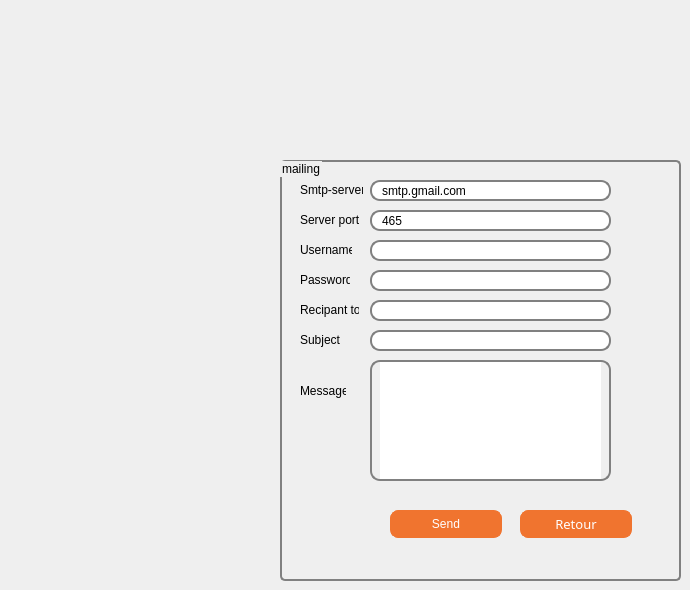
   <widget class="QWidget" name="tab_3">
    <attribute name="title">
     <string>Mailing</string>
    </attribute>
    <widget class="QGroupBox" name="groupBox">
     <property name="geometry">
      <rect>
       <x>280</x>
       <y>160</y>
       <width>401</width>
       <height>421</height>
      </rect>
     </property>
     <property name="styleSheet">
      <string notr="true"> QGroupBox {
  
     border: 2px solid gray;
     border-radius: 5px;
     margin-top: 1ex; /* leave space at the top for the title */
 }
 QLineEdit {
     border: 2px solid gray;
     border-radius: 10px;
     padding: 0 8px;
 
 }</string>
     </property>
     <property name="title">
      <string>mailing</string>
     </property>
     <widget class="QLineEdit" name="server">
      <property name="geometry">
       <rect>
        <x>90</x>
        <y>20</y>
        <width>241</width>
        <height>21</height>
       </rect>
      </property>
      <property name="text">
       <string>smtp.gmail.com</string>
      </property>
     </widget>
     <widget class="QLineEdit" name="port">
      <property name="geometry">
       <rect>
        <x>90</x>
        <y>50</y>
        <width>241</width>
        <height>21</height>
       </rect>
      </property>
      <property name="text">
       <string>465</string>
      </property>
     </widget>
     <widget class="QLineEdit" name="uname">
      <property name="geometry">
       <rect>
        <x>90</x>
        <y>80</y>
        <width>241</width>
        <height>21</height>
       </rect>
      </property>
     </widget>
     <widget class="QLabel" name="label_9">
      <property name="geometry">
       <rect>
        <x>20</x>
        <y>20</y>
        <width>63</width>
        <height>20</height>
       </rect>
      </property>
      <property name="text">
       <string>Smtp-server:</string>
      </property>
     </widget>
     <widget class="QLabel" name="label_8">
      <property name="geometry">
       <rect>
        <x>20</x>
        <y>50</y>
        <width>59</width>
        <height>20</height>
       </rect>
      </property>
      <property name="text">
       <string>Server port:</string>
      </property>
     </widget>
     <widget class="QLabel" name="label_7">
      <property name="geometry">
       <rect>
        <x>20</x>
        <y>80</y>
        <width>52</width>
        <height>20</height>
       </rect>
      </property>
      <property name="text">
       <string>Username:</string>
      </property>
     </widget>
     <widget class="QLineEdit" name="paswd">
      <property name="geometry">
       <rect>
        <x>90</x>
        <y>110</y>
        <width>241</width>
        <height>21</height>
       </rect>
      </property>
      <property name="inputMask">
       <string/>
      </property>
      <property name="echoMode">
       <enum>QLineEdit::Password</enum>
      </property>
     </widget>
     <widget class="QLineEdit" name="rcpt">
      <property name="geometry">
       <rect>
        <x>90</x>
        <y>140</y>
        <width>241</width>
        <height>21</height>
       </rect>
      </property>
     </widget>
     <widget class="QLineEdit" name="subject">
      <property name="geometry">
       <rect>
        <x>90</x>
        <y>170</y>
        <width>241</width>
        <height>21</height>
       </rect>
      </property>
     </widget>
     <widget class="QLabel" name="label_16">
      <property name="geometry">
       <rect>
        <x>20</x>
        <y>110</y>
        <width>50</width>
        <height>20</height>
       </rect>
      </property>
      <property name="text">
       <string>Password:</string>
      </property>
     </widget>
     <widget class="QLabel" name="label_17">
      <property name="geometry">
       <rect>
        <x>20</x>
        <y>140</y>
        <width>59</width>
        <height>20</height>
       </rect>
      </property>
      <property name="text">
       <string>Recipant to:</string>
      </property>
     </widget>
     <widget class="QLabel" name="label_18">
      <property name="geometry">
       <rect>
        <x>20</x>
        <y>170</y>
        <width>40</width>
        <height>20</height>
       </rect>
      </property>
      <property name="text">
       <string>Subject:</string>
      </property>
     </widget>
     <widget class="QLabel" name="label_27">
      <property name="geometry">
       <rect>
        <x>20</x>
        <y>220</y>
        <width>46</width>
        <height>22</height>
       </rect>
      </property>
      <property name="text">
       <string>Message:</string>
      </property>
     </widget>
     <widget class="QPlainTextEdit" name="msg">
      <property name="geometry">
       <rect>
        <x>90</x>
        <y>200</y>
        <width>241</width>
        <height>121</height>
       </rect>
      </property>
      <property name="styleSheet">
       <string notr="true">
     border: 2px solid gray;
     border-radius: 10px;
     padding: 0 8px;

</string>
      </property>
     </widget>
     <widget class="QPushButton" name="sendBtn">
      <property name="geometry">
       <rect>
        <x>110</x>
        <y>350</y>
        <width>112</width>
        <height>28</height>
       </rect>
      </property>
      <property name="styleSheet">
       <string notr="true">QPushButton {
	font: 10pt &quot;Tw Cen MT Condensed Extra Bold&quot;;

color: white;
background-color: #f0742f; 
border-width: 1px;
border-color: #f0742f;
border-style: solid;
border-radius: 8;
padding: 3px;
padding-left: 5px;
padding-right: 5px;
min-width: 100px;
max-width: 100px;
min-height: 20px;
max-height: 20px;
}

QPushButton:hover
{
color :black;
}</string>
      </property>
      <property name="text">
       <string>Send</string>
      </property>
     </widget>
     <widget class="QPushButton" name="retour2_2">
      <property name="geometry">
       <rect>
        <x>240</x>
        <y>350</y>
        <width>112</width>
        <height>28</height>
       </rect>
      </property>
      <property name="font">
       <font>
        <family>Tw Cen MT Condensed Extra Bold</family>
        <pointsize>10</pointsize>
        <weight>50</weight>
        <italic>false</italic>
        <bold>false</bold>
       </font>
      </property>
      <property name="styleSheet">
       <string notr="true">QPushButton {
	font: 10pt &quot;Tw Cen MT Condensed Extra Bold&quot;;

color: white;
background-color: #f0742f; 
border-width: 1px;
border-color: #f0742f;
border-style: solid;
border-radius: 8;
padding: 3px;
padding-left: 5px;
padding-right: 5px;
min-width: 100px;
max-width: 100px;
min-height: 20px;
max-height: 20px;
}

QPushButton:hover
{
color :black;
}</string>
      </property>
      <property name="text">
       <string>Retour</string>
      </property>
     </widget>
    </widget>
   </widget>
